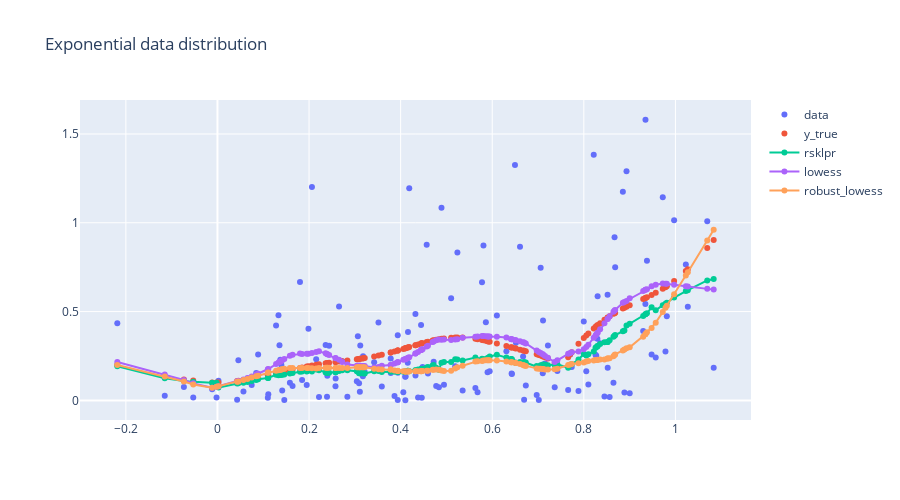
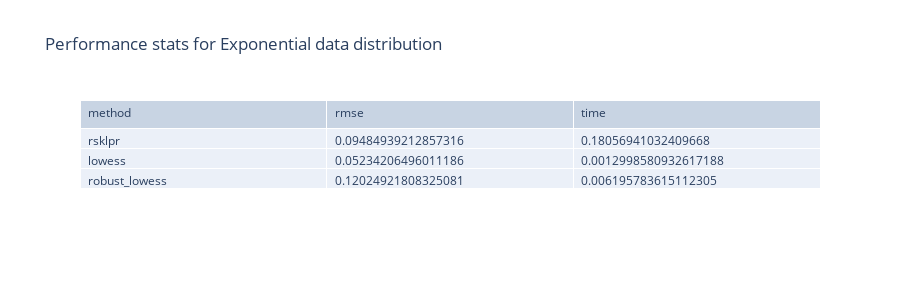

The cell these charts' notebook holds for them, in order:
### Code cell
x: np.ndarray
y: np.ndarray
y_true: np.ndarray

x, y, y_true = benchmark_curve_exponential(num_points=150)
fraction_neighbours: float = 0.2

size_neighborhood: Dict[str, int] = {
    "rsklpr": int(fraction_neighbours * x.shape[0]),
    "lowess": int(fraction_neighbours * x.shape[0]),
    "robust_lowess": int(fraction_neighbours * x.shape[0]),
}

result: pd.DataFrame
stats: pd.DataFrame

result, stats = benchmark_data(
    x=x,
    y=y,
    y_true=y_true,
    k2="conden",
    size_neighborhood=size_neighborhood,
    num_points=x.shape[0],
    bw1="normal_reference",
    bw2="normal_reference",
    methods=list(size_neighborhood.keys()),
)

clear_output()
plot_results(x=x, y=y, y_true=y_true, estimates=result, title="Exponential data distribution")
plot_stats(stats=stats, title="Exponential data distribution")

### Figure 1 — Plotly figure (JSON) as saved in the notebook; plotly's stock layout.template omitted (floating-point values rounded to 4 significant figures; data arrays with more than 128 entries replaced by an {"elided": "..."} marker saying what was removed)
{"data": [{"mode": "markers", "name": "data", "x": {"elided": "150 float values"}, "y": {"elided": "150 float values"}, "type": "scatter"}, {"mode": "markers", "name": "y_true", "x": {"elided": "150 float values"}, "y": {"elided": "150 float values"}, "type": "scatter"}, {"mode": "lines+markers", "name": "rsklpr", "x": {"elided": "150 float values"}, "y": {"elided": "150 float values"}, "type": "scatter"}, {"mode": "lines+markers", "name": "lowess", "x": {"elided": "150 float values"}, "y": {"elided": "150 float values"}, "type": "scatter"}, {"mode": "lines+markers", "name": "robust_lowess", "x": {"elided": "150 float values"}, "y": {"elided": "150 float values"}, "type": "scatter"}], "layout": {"autosize": true, "height": 500, "title": {"text": "Exponential data distribution"}}}

### Figure 2 — Plotly figure (JSON) as saved in the notebook; plotly's stock layout.template omitted (floating-point values rounded to 4 significant figures)
{"data": [{"cells": {"align": "left", "values": [["rsklpr", "lowess", "robust_lowess"], [0.09485, 0.05234, 0.1202], [0.1806, 0.0013, 0.006196]]}, "header": {"align": "left", "values": ["method", "rmse", "time"]}, "type": "table"}], "layout": {"autosize": true, "height": 300, "title": {"text": "Performance stats for Exponential data distribution"}}}
